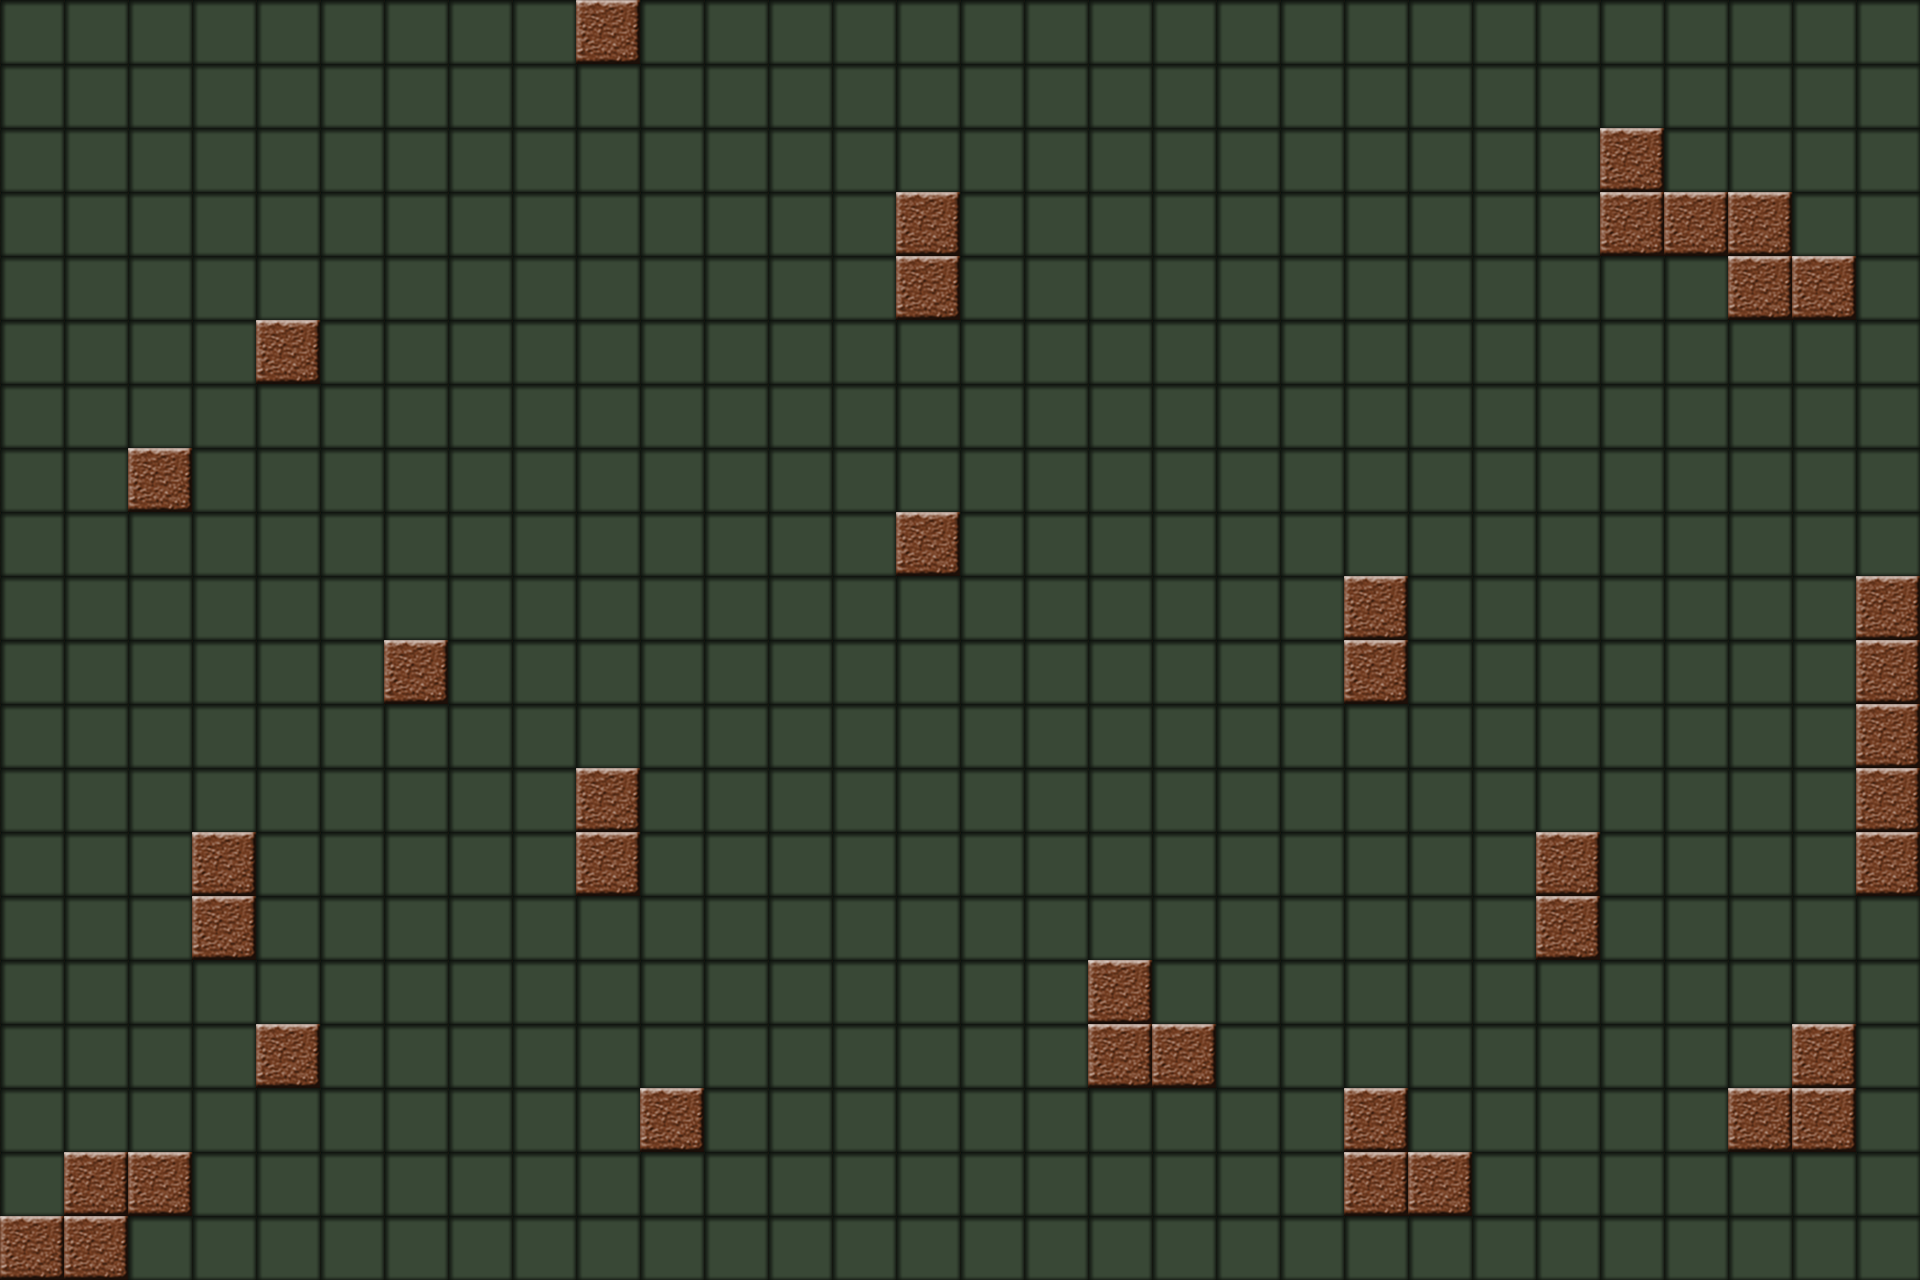

A 2D game scene composited from a Tiled map and its tileset images. What follows is a short description and the map's XML, with each tile layer's data collapsed to a summary:
An orthogonal 30x20 tile map with 64x64 px tiles, 1 tile layer (Tile Layer 1).

<map version="1.0" orientation="orthogonal" width="30" height="20" tilewidth="64" tileheight="64">
 <tileset firstgid="1" name="tileset" tilewidth="64" tileheight="64">
  <image source="tileset.png" width="128" height="64" />
 </tileset>
 <layer name="Tile Layer 1" width="30" height="20">
  <data>[600 cells, 600 non-empty, 2 distinct tile ids]</data>
 </layer>
</map>